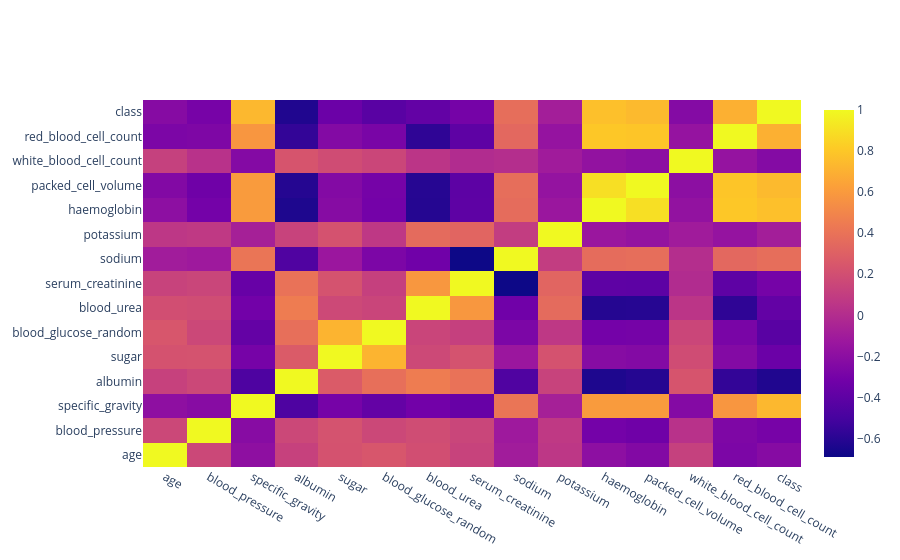

Notebook cell for this chart:
### Code cell
fig = go.Figure(data=go.Heatmap(z=data_corr.values,x = data_corr.columns,y = data_corr.index))
fig.show()

### Figure 1 — Plotly figure (JSON) as saved in the notebook; plotly's stock layout.template omitted (floating-point values rounded to 4 significant figures; data arrays with more than 128 entries replaced by an {"elided": "..."} marker saying what was removed)
{"data": [{"type": "heatmap", "x": ["age", "blood_pressure", "specific_gravity", "albumin", "sugar", "blood_glucose_random", "blood_urea", "serum_creatinine", "sodium", "potassium", "haemoglobin", "packed_cell_volume", "white_blood_cell_count", "red_blood_cell_count", "class"], "y": ["age", "blood_pressure", "specific_gravity", "albumin", "sugar", "blood_glucose_random", "blood_urea", "serum_creatinine", "sodium", "potassium", "haemoglobin", "packed_cell_volume", "white_blood_cell_count", "red_blood_cell_count", "class"], "z": {"elided": "15x15 float values"}}], "layout": {}}
